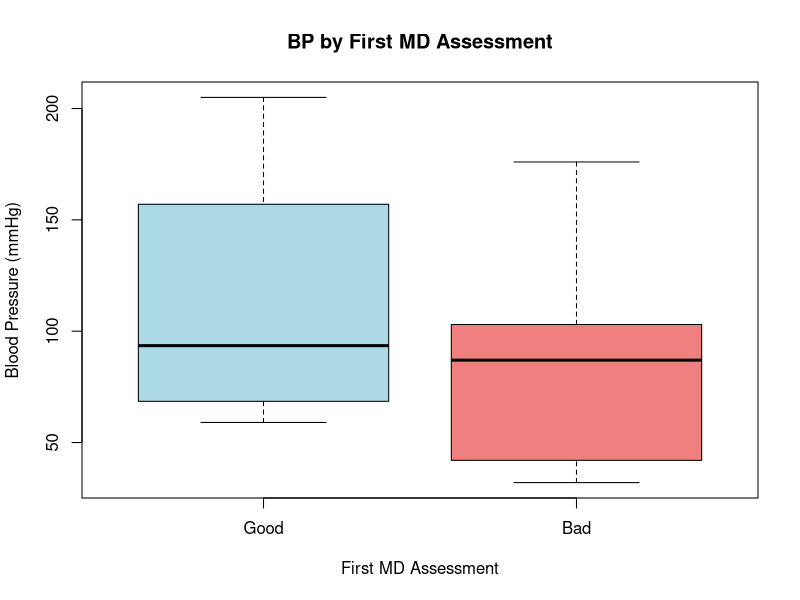
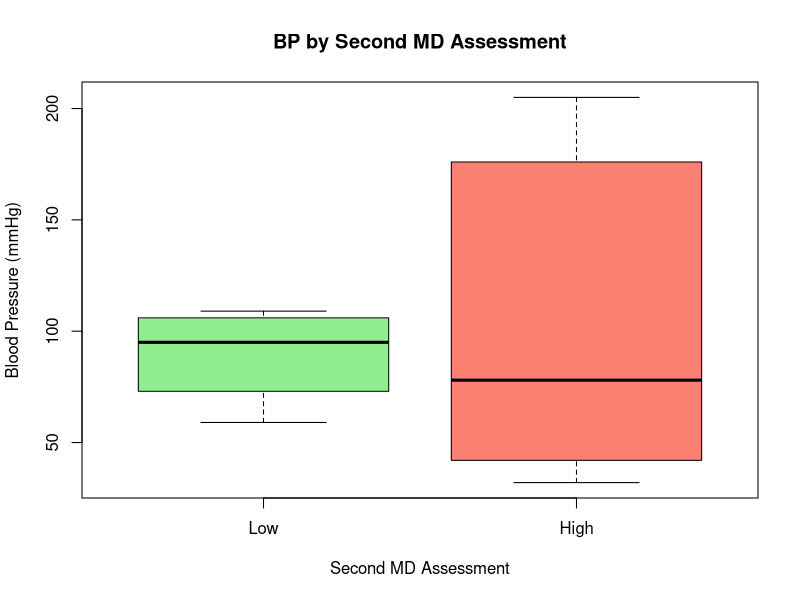
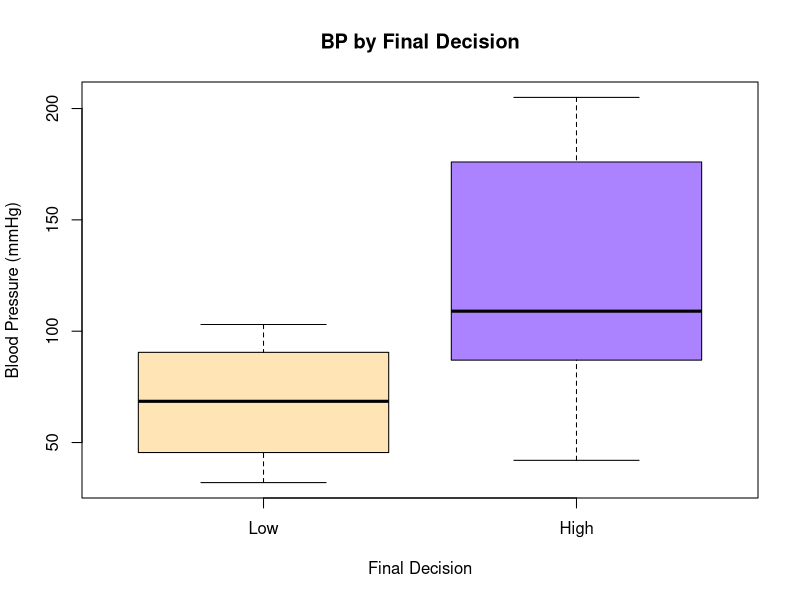
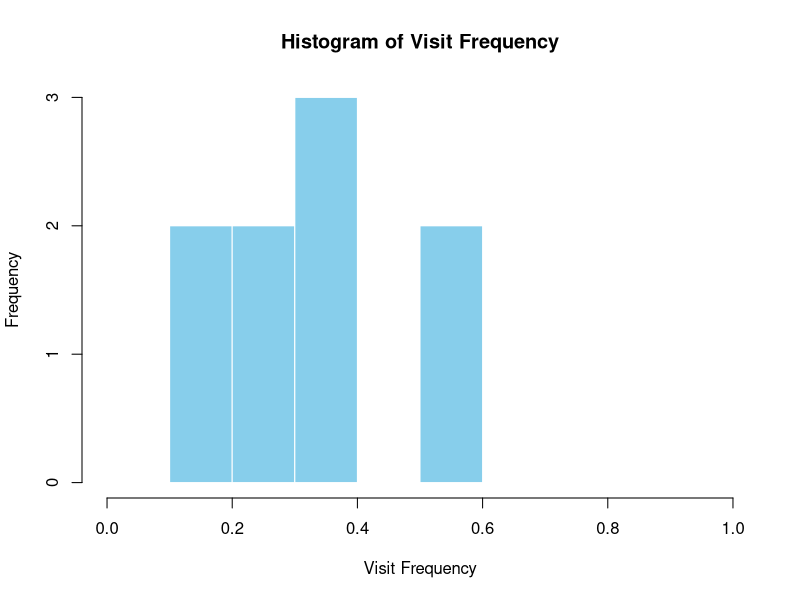
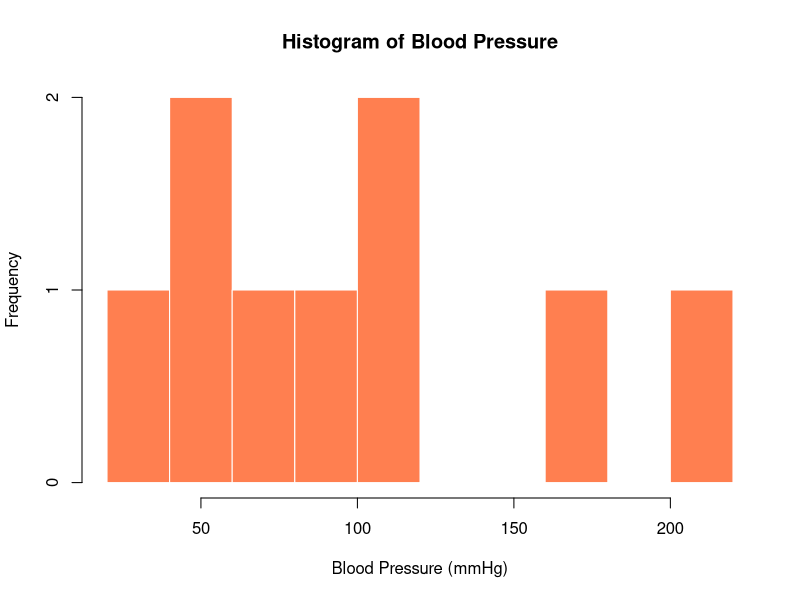

Write the R code that produced these figures, in order.
# Assignment #4: Visualizing and Interpreting Hospital Patient Data

# 1
Frequency     <- c(0.6, 0.3, 0.4, 0.4, 0.2, 0.6, 0.3, 0.4, 0.9, 0.2)
BloodPressure <- c(103, 87, 32, 42, 59, 109, 78, 205, 135, 176)
FirstAssess   <- c(1, 1, 1, 1, 0, 0, 0, 0, NA, 1)    # bad=1, good=0
SecondAssess  <- c(0, 0, 1, 1, 0, 0, 1, 1, 1, 1)    # low=0, high=1
FinalDecision <- c(0, 1, 0, 1, 0, 1, 0, 1, 1, 1)    # low=0, high=1

df_hosp <- data.frame(
  Frequency, BloodPressure, FirstAssess,
  SecondAssess, FinalDecision, stringsAsFactors = FALSE
)

# 2
cat("Summary before cleaning:\n")
summary(df_hosp)

# Remove rows containing missing values (removes row 9)
df_hosp_clean <- na.omit(df_hosp)

cat("\nSummary after listwise deletion:\n")
summary(df_hosp_clean)

# 3

# Boxplot 1: BP by First MD Assessment
png("boxplot_first_assess.png", width = 800, height = 600, res = 120)
boxplot(
  BloodPressure ~ FirstAssess,
  data = df_hosp_clean,
  names = c("Good", "Bad"),
  xlab = "First MD Assessment",
  ylab = "Blood Pressure (mmHg)",
  main = "BP by First MD Assessment",
  col = c("lightblue", "lightcoral")
)
dev.off()

# Boxplot 2: BP by Second MD Assessment
png("boxplot_second_assess.png", width = 800, height = 600, res = 120)
boxplot(
  BloodPressure ~ SecondAssess,
  data = df_hosp_clean,
  names = c("Low", "High"),
  xlab = "Second MD Assessment",
  ylab = "Blood Pressure (mmHg)",
  main = "BP by Second MD Assessment",
  col = c("lightgreen", "salmon")
)
dev.off()

# Boxplot 3: BP by Final Decision
png("boxplot_final_decision.png", width = 800, height = 600, res = 120)
boxplot(
  BloodPressure ~ FinalDecision,
  data = df_hosp_clean,
  names = c("Low", "High"),
  xlab = "Final Decision",
  ylab = "Blood Pressure (mmHg)",
  main = "BP by Final Decision",
  col = c("moccasin", "mediumpurple1")
)
dev.off()

# 4

# Histogram 1: Visit Frequency
png("hist_frequency.png", width = 800, height = 600, res = 120)
hist(
  df_hosp_clean$Frequency,
  breaks = seq(0, 1, by = 0.1),
  xlab = "Visit Frequency",
  main = "Histogram of Visit Frequency",
  col = "skyblue",
  border = "white"
)
dev.off()

# Histogram 2: Blood Pressure
png("hist_blood_pressure.png", width = 800, height = 600, res = 120)
hist(
  df_hosp_clean$BloodPressure,
  breaks = 8,
  xlab = "Blood Pressure (mmHg)",
  main = "Histogram of Blood Pressure",
  col = "coral",
  border = "white"
)
dev.off()
